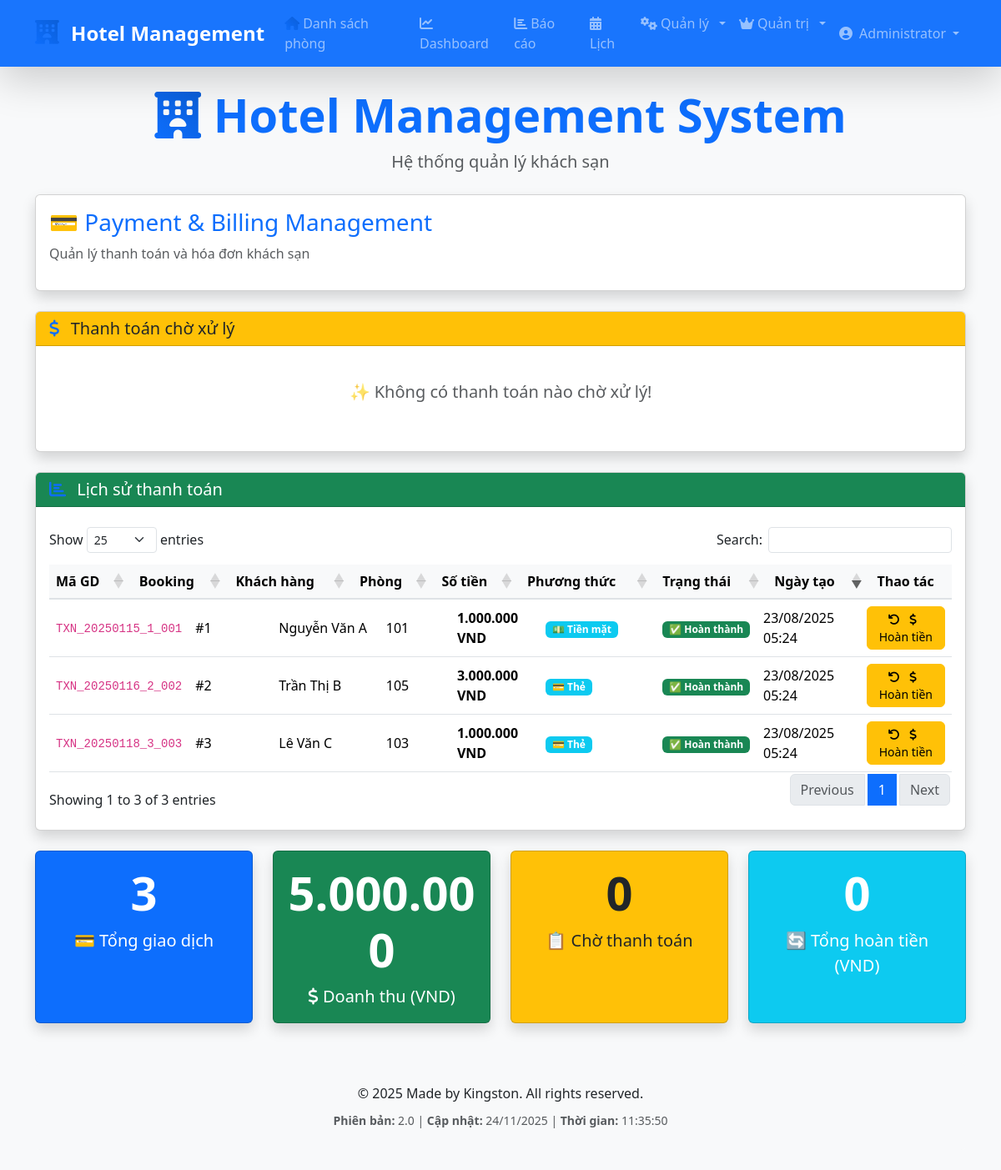
Page /payment_billing.php (signed in) on the committed database.
### tables this page shows
CREATE TABLE payments (
    id INT AUTO_INCREMENT PRIMARY KEY,
    booking_id INT NOT NULL,
    amount DECIMAL(15,2) NOT NULL,
    payment_method ENUM('cash', 'card', 'bank_transfer', 'momo', 'zalopay') DEFAULT 'card',
    payment_status ENUM('pending', 'completed', 'failed', 'refunded') DEFAULT 'pending',
    transaction_id VARCHAR(100) UNIQUE,
    card_number VARCHAR(20),         
    card_name VARCHAR(100),          
    card_expiry VARCHAR(10),         
    notes TEXT,
    created_at TIMESTAMP DEFAULT CURRENT_TIMESTAMP,
    processed_by INT,
    FOREIGN KEY (booking_id) REFERENCES bookings(id) ON DELETE CASCADE,
    FOREIGN KEY (processed_by) REFERENCES users(id) ON DELETE SET NULL
);

CREATE TABLE bookings (
    id INT AUTO_INCREMENT PRIMARY KEY,
    guest_id INT NOT NULL,
    room_id INT NOT NULL,
    checkin DATE NOT NULL,
    checkout DATE NOT NULL,
    total_price DECIMAL(15,2) NOT NULL,
    status ENUM('pending_payment', 'booked', 'checked_in', 'checked_out', 'completed', 'cancelled', 'early_checkout') DEFAULT 'pending_payment',
    payment_status ENUM('unpaid', 'paid', 'partial', 'refunded') DEFAULT 'unpaid',
    created_at TIMESTAMP DEFAULT CURRENT_TIMESTAMP,
    updated_at TIMESTAMP DEFAULT CURRENT_TIMESTAMP ON UPDATE CURRENT_TIMESTAMP,
    FOREIGN KEY (guest_id) REFERENCES guests(id) ON DELETE CASCADE,
    FOREIGN KEY (room_id) REFERENCES rooms(id) ON DELETE CASCADE
);

CREATE TABLE guests (
    id INT AUTO_INCREMENT PRIMARY KEY,
    user_id INT NULL,
    name VARCHAR(100) NOT NULL,
    phone VARCHAR(20),
    email VARCHAR(100),
    id_card VARCHAR(20),
    address TEXT,
    created_at TIMESTAMP DEFAULT CURRENT_TIMESTAMP,
    FOREIGN KEY (user_id) REFERENCES users(id) ON DELETE SET NULL
);

CREATE TABLE rooms (
    id INT AUTO_INCREMENT PRIMARY KEY,
    room_number VARCHAR(10) UNIQUE NOT NULL,
    type ENUM('VIP', 'Thường') DEFAULT 'Thường',
    floor INT NOT NULL,
    price DECIMAL(10,2) NOT NULL,
    price_per_night DECIMAL(10,2) NOT NULL,   
    status ENUM('available', 'booked', 'occupied', 'cleaning', 'maintenance') DEFAULT 'available',
    amenities TEXT,
    created_at TIMESTAMP DEFAULT CURRENT_TIMESTAMP
);

### payment_billing.php (the view, shortened to what the rows shown need)
<?php
include "db.php";
include "includes/header.php";
?>
<div class="card shadow mb-4">
    <div class="card-body">
        <h2 class="card-title fs-3 text-primary">💳 Payment & Billing Management</h2>
    </div>
</div>
    <?php
    $conn->query("ALTER TABLE bookings ADD COLUMN payment_status ENUM('unpaid', 'paid', 'partial') DEFAULT 'unpaid'");
    ?>
<div class="card shadow mb-4">
    <div class="card-body">
    <?php
        $payments = $conn->query("
        SELECT p.*, b.id as booking_id, r.room_number, g.name as guest_name,
                   u.username as processed_by_user
        FROM payments p
        JOIN bookings b ON p.booking_id = b.id
        JOIN rooms r ON b.room_id = r.id
        JOIN guests g ON b.guest_id = g.id
            LEFT JOIN users u ON p.processed_by = u.id
        ORDER BY p.created_at DESC
            LIMIT 50
    ");
    ?>
        <?php if ($payments->num_rows > 0): ?>
            <div class="table-responsive">
                <table id="paymentsHistoryTable" class="table table-hover w-100">
                    <thead class="table-success">
                    <tr>
                        <th>Mã GD</th>
                        <th>Booking</th>
                        <th>Khách hàng</th>
                            <th>Phòng</th>
                        <th>Số tiền</th>
                        <th>Phương thức</th>
                        <th>Trạng thái</th>
                            <th>Ngày tạo</th>
                        <th>Thao tác</th>
                    </tr>
                </thead>
                <tbody>
                        <?php while ($payment = $payments->fetch_assoc()): ?>
                        <tr>
                                <td><code><?php echo $payment['transaction_id']; ?></code></td>
                                <td>#<?php echo $payment['booking_id']; ?></td>
                            <td><?php echo htmlspecialchars($payment['guest_name']); ?></td>
                                <td><?php echo $payment['room_number']; ?></td>
                            <td><strong><?php echo number_format($payment['amount'], 0, ',', '.'); ?> VND</strong></td>
                            <td>
                                <?php
                                $method_icons = [
                                        'cash' => '💵',
                                        'card' => '💳',
                                        'bank_transfer' => '🏦',
                                        'momo' => '📱',
                                        'zalopay' => '📱'
                                    ];
                                    $method_names = [
                                        'cash' => 'Tiền mặt',
                                        'card' => 'Thẻ',
                                        'bank_transfer' => 'Chuyển khoản',
                                        'momo' => 'MoMo',
                                        'zalopay' => 'ZaloPay'
                                    ];
                                    ?>
                                    <span class="badge bg-info">
                                        <?php echo $method_icons[$payment['payment_method']] ?? '<i class="fas fa-dollar-sign"></i>'; ?>
                                        <?php echo $method_names[$payment['payment_method']] ?? $payment['payment_method']; ?>
                                    </span>
                            </td>
                            <td>
                                <?php
                                    $status_badges = [
                                        'pending' => 'bg-warning',
                                        'completed' => 'bg-success',
                                        'failed' => 'bg-danger',
                                        'refunded' => 'bg-secondary'
                                    ];
                                    $status_text = [
                                        'pending' => '⏳ Chờ xử lý',
                                        'completed' => '✅ Hoàn thành',
                                        'failed' => '❌ Thất bại',
                                        'refunded' => '🔄 Đã hoàn tiền'
                                    ];
                                    ?>
                                    <span class="badge <?php echo $status_badges[$payment['payment_status']] ?? 'bg-secondary'; ?>">
                                        <?php echo $status_text[$payment['payment_status']] ?? $payment['payment_status']; ?>
                                </span>
                            </td>
                                <td><?php echo date('d/m/Y H:i', strtotime($payment['created_at'])); ?></td>
                            <td>
                                <?php if ($payment['payment_status'] === 'completed'): ?>
                                        <button type="button" class="btn btn-warning btn-sm"
                                                data-bs-toggle="modal"
                                                data-bs-target="#refundModal<?php echo $payment['id']; ?>">
                                            <i class="fas fa-undo"></i> <i class="fas fa-dollar-sign"></i> Hoàn tiền
                                    </button>
                                    <?php else: ?>
                                        <span class="text-muted small">Không thể hoàn tiền</span>
                                <?php endif; ?>
                            </td>
                        </tr>
                    <?php endwhile; ?>
                </tbody>
            </table>
        </div>
    <?php else: ?>
            <div class="text-center text-muted py-4">
                <p class="fs-5">📭 Chưa có giao dịch thanh toán nào!</p>
            </div>
    <?php endif; ?>
    </div>
</div>
<?php include "includes/footer.php"; ?>

### rows in the picture
payments: transaction "TXN_20250115_1_001", booking "1", guests.name "Nguyễn Văn A", rooms.room_number "101", amount "1.000.000", payment_method "💵", payment_method "Tiền mặt", payment_status "✅ Hoàn thành", created_at "23/08/2025 05:24"
payments: transaction "TXN_20250116_2_002", booking "2", guests.name "Trần Thị B", rooms.room_number "105", amount "3.000.000", payment_method "💳", payment_method "Thẻ", payment_status "✅ Hoàn thành", created_at "23/08/2025 05:24"
payments: transaction "TXN_20250118_3_003", booking "3", guests.name "Lê Văn C", rooms.room_number "103", amount "1.000.000", payment_method "💳", payment_method "Thẻ", payment_status "✅ Hoàn thành", created_at "23/08/2025 05:24"

### other values in the picture
$user['full_name'] "Administrator"
$payment_stats['total_payments'] "3"
$payment_stats['total_revenue'] "5.000.000"
$unpaid_bookings['count'] "0"
$payment_stats['total_refunds'] "0"
